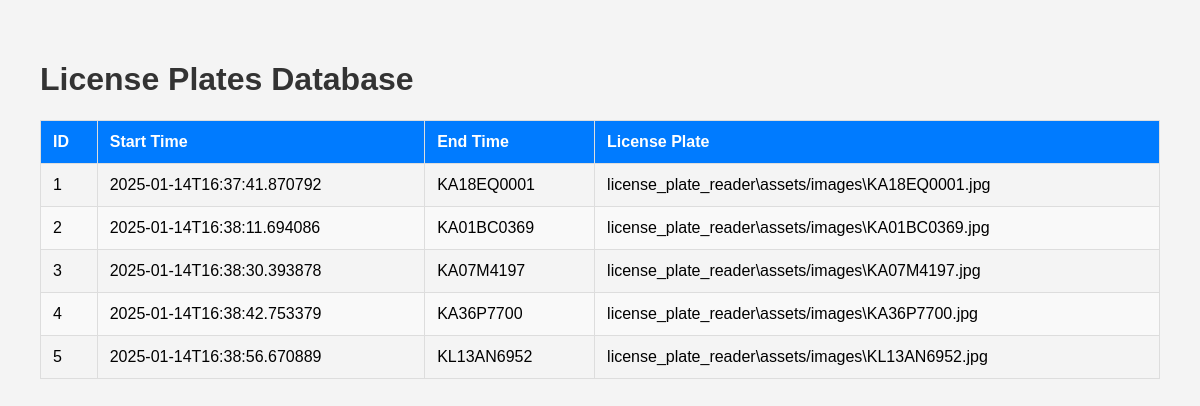
The page / on the database its author committed.
### tables this page shows
CREATE TABLE LicensePlates (
                id INTEGER PRIMARY KEY AUTOINCREMENT,
                timestamp TEXT,
                license_plate TEXT,
                image_path TEXT
            );

### app.py (the view)
@app.route('/')
def index():
    data = fetch_data()
    return render_template('index.html', data=data)

### app.py (called while the page is built)
def fetch_data():
    conn = sqlite3.connect('licensePlatesDatabase.db')
    cursor = conn.cursor()
    cursor.execute('SELECT * FROM LicensePlates')
    data = cursor.fetchall()
    conn.close()
    return data

### template/index.html (shortened to what this page needs)
<!DOCTYPE html>
<html lang="en">
<head>
</head>
<body>
    <h1>License Plates Database</h1>
    <table>
        <thead>
            <tr>
                <th>ID</th>
                <th>Start Time</th>
                <th>End Time</th>
                <th>License Plate</th>
            </tr>
        </thead>
        <tbody>
            {% for row in data %}
            <tr>
                <td>{{ row[0] }}</td>
                <td>{{ row[1] }}</td>
                <td>{{ row[2] }}</td>
                <td>{{ row[3] }}</td>
            </tr>
            {% endfor %}
        </tbody>
    </table>
</body>
</html>

### template/index.html (style rules this page uses)
body { font-family: Arial, sans-serif; margin: 20px; padding: 20px; background-color: #f4f4f4; }
table { width: 100%; border-collapse: collapse; margin: 20px 0; font-size: 1em; text-align: left; }
table th, table td { border: 1px solid #dddddd; padding: 12px; }
table th { background-color: #007BFF; color: white; }
table tr:nth-child(even) { background-color: #f9f9f9; }
h1 { color: #333; }

### rows shown on the page
LicensePlates: id "1", timestamp "2025-01-14T16:37:41.870792", license_plate "KA18EQ0001", image_path "license_plate_reader\\assets/images\\KA18EQ0001.jpg"
LicensePlates: id "2", timestamp "2025-01-14T16:38:11.694086", license_plate "KA01BC0369", image_path "license_plate_reader\\assets/images\\KA01BC0369.jpg"
LicensePlates: id "3", timestamp "2025-01-14T16:38:30.393878", license_plate "KA07M4197", image_path "license_plate_reader\\assets/images\\KA07M4197.jpg"
LicensePlates: id "4", timestamp "2025-01-14T16:38:42.753379", license_plate "KA36P7700", image_path "license_plate_reader\\assets/images\\KA36P7700.jpg"
LicensePlates: id "5", timestamp "2025-01-14T16:38:56.670889", license_plate "KL13AN6952", image_path "license_plate_reader\\assets/images\\KL13AN6952.jpg"
